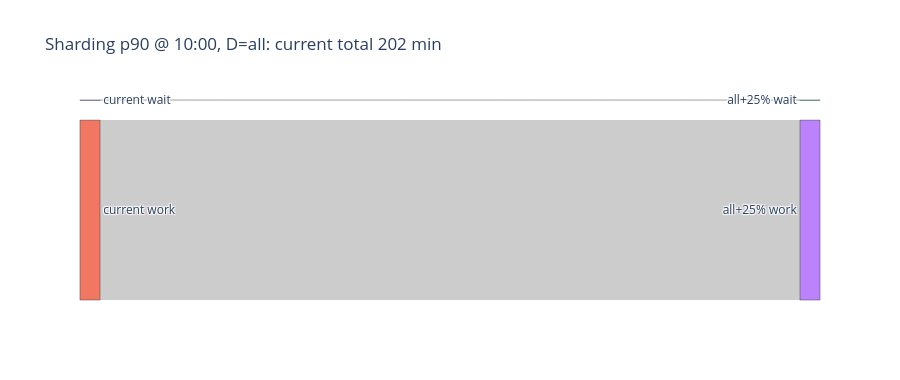

Notebook source saved alongside this figure:
### Markdown cell above
## 6. Sankey: сравнение двух конфигов (sharding total)

### Code cell
# можно менять:
LEFT = 'current'
RIGHT = 'all+25%'
HOUR = 10
D_KEY = 'all'

left = next(r for r in results if r.config.name == LEFT)
right = next(r for r in results if r.config.name == RIGHT)
sk = sankey_compare_configs(left, right, hour=HOUR, d_key=D_KEY)

fig = go.Figure(data=[go.Sankey(node=dict(label=sk['node']['label']), link=sk['link'])])
fig.update_layout(
    title=f'Sharding {PCT_COL} @ {HOUR:02d}:00, D={D_KEY}: {LEFT} total {sk["meta"]["left_total"]:.0f} min',
    height=380,
)
fig.show()
print(f'{RIGHT}: wait {sk["meta"]["right_wait"]:.1f}, work {sk["meta"]["right_work"]:.1f}, total {sk["meta"]["right_total"]:.1f} min')

### Figure 1 — Plotly figure (JSON) as saved in the notebook; plotly's stock layout.template omitted (floating-point values rounded to 4 significant figures)
{"data": [{"link": {"source": [0, 1], "target": [2, 3], "value": [0.1, 202.1]}, "node": {"label": ["current wait", "current work", "all+25% wait", "all+25% work"]}, "type": "sankey"}], "layout": {"height": 380, "title": {"text": "Sharding p90 @ 10:00, D=all: current total 202 min"}}}
